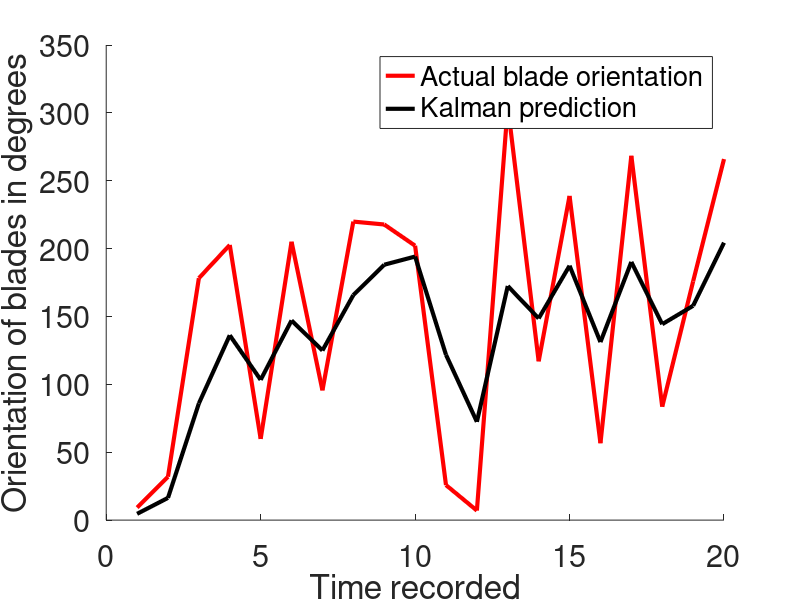
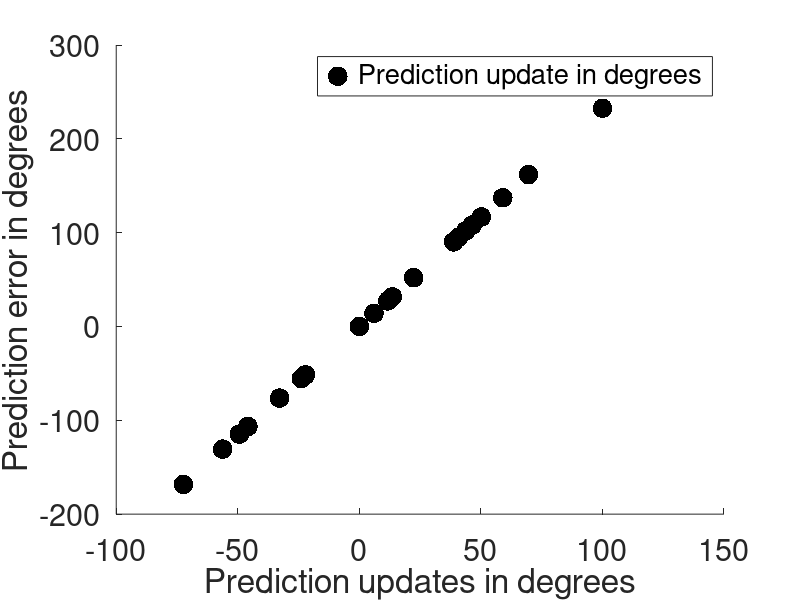

These figures' MATLAB source, in order:


% fileToLoad = uigetfile; load(fileToLoad);
% [sortedData] = organizeData(sessionInfo,experimentData);


%iCond =2; %When you have only 1 condition
% B = [sortedData(iCond).trialData(:).respOri];
% Z = [sortedData(iCond).trialData(:).stimOri];

Z=360*rand(20,1);
B=Z+rand(20,1);
Xinitial_time_point=0;
Pinitial=1;
R = 1;
Xhat = [];
Xhat(1)=Xinitial_time_point;
P(1)=Pinitial;
K(1)=P(1)/(P(1)+R);
Xhat (1)= Xhat(1)+ K(1)*(Z(1)-Xhat(1));
P(1)=(1-K(1))*P(1);
for k=2:length(Z), 
    Xhat(k)=Xhat(k-1);
    %P(k)=P(k-1);
    K(k)=0.43;%gain
    Xhat(k)=Xhat(k)+ K(k)*(Z(k)-Xhat(k));
    %P(k)=P(k);%(1-K(k))*P(k);
    
    
   estimateUpdate(k) =  (Xhat(k)-Xhat (k-1));
   PE(k) = (Z(k)- Xhat(k-1));%PE
end
figure (101)
clf
set (gca,'fontsize', 22);
hold on
plot(Z,'r','Linewidth', 3);
hold on;
plot(Xhat,'k', 'Linewidth', 3);
legend('Actual blade orientation','Kalman prediction');

xlabel('Time recorded');
ylabel ('Orientation of blades in degrees');

figure (102);
clf;
set (gca,'fontsize', 22);
hold on

scatter (estimateUpdate, PE, 200,'k','filled'); 
%set(estimateUpdate,'SizeData',20);
hold on
legend ('Prediction update in degrees');
xlabel('Prediction updates in degrees');
ylabel ('Prediction error in degrees');


    